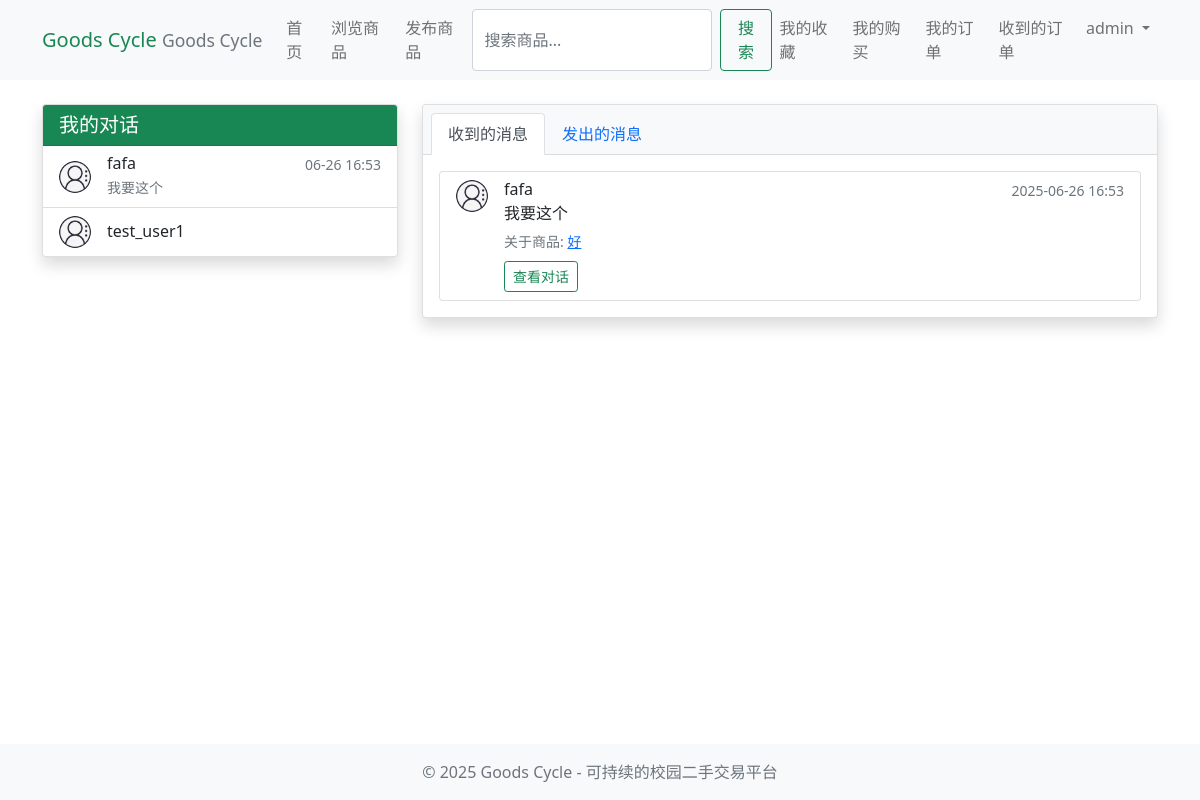
Screenshot of /messages/inbox/ (signed in) with the database file from the repository.
### accounts/models.py (models this page shows, shortened)
class Profile(models.Model):
    user = models.OneToOneField(User, on_delete=models.CASCADE)
    avatar = models.ImageField(upload_to='avatars/', default='avatars/default.png')
    bio = models.TextField(max_length=500, blank=True)
    student_id = models.CharField(max_length=20, blank=True)
    wechat = models.CharField(max_length=50, blank=True)
    phone = models.CharField(max_length=15, blank=True)

### chat_messages/models.py (models this page shows, shortened)
class PrivateMessage(models.Model):
    sender = models.ForeignKey(User, on_delete=models.CASCADE, related_name='sent_messages')
    receiver = models.ForeignKey(User, on_delete=models.CASCADE, related_name='received_messages')
    item = models.ForeignKey(Item, on_delete=models.CASCADE, null=True, blank=True)
    content = models.TextField()
    created_at = models.DateTimeField(auto_now_add=True)
    is_read = models.BooleanField(default=False)
    class Meta:
        ordering = ['-created_at']

### listings/models.py (models this page shows, shortened)
class Item(models.Model):
    STATUS_CHOICES = (
        ('available', '可购买'),
        ('reserved', '已预定'),
        ('sold', '已售出'),
    )
    title = models.CharField(max_length=200)
    description = models.TextField()
    price = models.DecimalField(max_digits=10, decimal_places=2)
    category = models.ForeignKey(Category, on_delete=models.CASCADE)
    condition = models.CharField(max_length=100)
    seller = models.ForeignKey(User, on_delete=models.CASCADE)
    status = models.CharField(max_length=20, choices=STATUS_CHOICES, default='available')
    created_at = models.DateTimeField(auto_now_add=True)
    updated_at = models.DateTimeField(auto_now=True)
    buyer = models.ForeignKey(settings.AUTH_USER_MODEL, on_delete=models.SET_NULL, null=True, blank=True, related_name='purchased_items')

### chat_messages/views.py (the view)
# urls.py: path('inbox/', views.inbox, name='inbox'),
@login_required
def inbox(request):
    received_messages = PrivateMessage.objects.filter(receiver=request.user).order_by('-created_at')
    sent_messages = PrivateMessage.objects.filter(sender=request.user).order_by('-created_at')
    conversation_users = User.objects.filter(
        Q(sent_messages__receiver=request.user) | Q(received_messages__sender=request.user)
    ).distinct().exclude(id=request.user.id)
    conversation_data = []
    for user in conversation_users:
        last_message = PrivateMessage.objects.filter(
            sender=user,
            receiver=request.user
        ).order_by('-created_at').first()
        unread_count = PrivateMessage.objects.filter(
            sender=user,
            receiver=request.user,
            is_read=False
        ).count()
        user_data = {
            'user': user,
            'last_message': last_message,
            'unread_count': unread_count
        }
        conversation_data.append(user_data)
    context = {
        'received_messages': received_messages,
        'sent_messages': sent_messages,
        'conversation_data': conversation_data
    }
    return render(request, 'chat_messages/inbox.html', context)

### templates/chat_messages/inbox.html (shortened to what this page needs)
{% extends 'base.html' %}
{% block content %}
<div class="row">
    <div class="col-md-4 mb-4">
        <div class="card shadow">
            <div class="card-header bg-success text-white">
                <h5 class="mb-0">我的对话</h5>
            </div>
            <div class="list-group list-group-flush">
                {% for data in conversation_data %}
                <a href="{% url 'conversation' data.user.id %}" class="list-group-item list-group-item-action d-flex align-items-center">
                    <img src="{{ data.user.profile.avatar.url }}" alt="{{ data.user.username }}" class="avatar-sm me-3">
                    <div class="flex-grow-1">
                        <div class="d-flex justify-content-between">
                            <h6 class="mb-0">{{ data.user.username }}</h6>
                            <small class="text-muted">
                                {% if data.last_message %}
                                {{ data.last_message.created_at|date:"m-d H:i" }}
                                {% endif %}
                            </small>
                        </div>
                        <small class="text-muted">
                            {% if data.last_message %}
                            {{ data.last_message.content|truncatechars:20 }}
                            {% endif %}
                        </small>
                    </div>
                </a>
                {% empty %}
                <div class="list-group-item text-center py-4">
                    <p class="text-muted mb-0">暂无对话</p>
                </div>
                {% endfor %}
            </div>
        </div>
    </div>
    <div class="col-md-8">
        <div class="card shadow">
            <div class="card-header bg-light">
                <ul class="nav nav-tabs card-header-tabs" id="messagesTabs" role="tablist">
                    <li class="nav-item" role="presentation">
                        <button class="nav-link active" id="received-tab" data-bs-toggle="tab" data-bs-target="#received" type="button" role="tab" aria-controls="received" aria-selected="true">收到的消息</button>
                    </li>
                    <li class="nav-item" role="presentation">
                        <button class="nav-link" id="sent-tab" data-bs-toggle="tab" data-bs-target="#sent" type="button" role="tab" aria-controls="sent" aria-selected="false">发出的消息</button>
                    </li>
                </ul>
            </div>
            <div class="card-body">
                <div class="tab-content" id="messagesTabContent">
                    <div class="tab-pane fade show active" id="received" role="tabpanel" aria-labelledby="received-tab">
                        <div class="list-group">
                            {% for message in received_messages %}
                            <div class="list-group-item list-group-item-action {% if not message.is_read %}bg-light{% endif %}">
                                <div class="d-flex">
                                    <img src="{{ message.sender.profile.avatar.url }}" alt="{{ message.sender.username }}" class="avatar-sm me-3">
                                    <div class="flex-grow-1">
                                        <div class="d-flex justify-content-between">
                                            <h6 class="mb-0">{{ message.sender.username }}</h6>
                                            <small class="text-muted">{{ message.created_at|date:"Y-m-d H:i" }}</small>
                                        </div>
                                        <p class="mb-1">{{ message.content }}</p>
                                        {% if message.item %}
                                        <small class="text-muted">
                                            关于商品: <a href="{% url 'item_detail' message.item.id %}">{{ message.item.title }}</a>
                                        </small>
                                        {% endif %}
                                        <div class="mt-2">
                                            <a href="{% url 'conversation' message.sender.id %}" class="btn btn-sm btn-outline-success">查看对话</a>
                                        </div>
                                    </div>
                                </div>
                            </div>
                            {% empty %}
                            <div class="text-center py-4">
                                <p class="text-muted mb-0">暂无收到的消息</p>
                            </div>
                            {% endfor %}
                        </div>
                    </div>
                </div>
            </div>
        </div>
    </div>
</div>
{% endblock %}

### templates/base.html (shortened to what this page needs)
<!DOCTYPE html>
<html lang="zh-CN">
<head>
    <link href="https://cdn.jsdelivr.net/npm/bootstrap@5.1.3/dist/css/bootstrap.min.css" rel="stylesheet">
    <link rel="stylesheet" href="/static/css/style.css">
    <link rel="stylesheet" href="https://cdnjs.cloudflare.com/ajax/libs/font-awesome/5.15.4/css/all.min.css">
</head>
<body>
    <nav class="navbar navbar-expand-lg navbar-light bg-light">
        <div class="container">
            <a class="navbar-brand" href="{% url 'home' %}">
                <span class="text-success">Goods Cycle</span>
                <small class="text-muted d-none d-md-inline">Goods Cycle</small>
            </a>
            <div class="collapse navbar-collapse" id="navbarNav">
                <ul class="navbar-nav me-auto">
                    <li class="nav-item">
                        <a class="nav-link" href="{% url 'home' %}">首页</a>
                    </li>
                    <li class="nav-item">
                        <a class="nav-link" href="{% url 'item_list' %}">浏览商品</a>
                    </li>
                    {% if user.is_authenticated %}
                    <li class="nav-item">
                        <a class="nav-link" href="{% url 'new_item' %}">发布商品</a>
                    </li>
                    {% endif %}
                </ul>
                <form class="d-flex mx-auto" action="{% url 'search_items' %}" method="GET">
                    <input class="form-control me-2" type="search" name="q" placeholder="搜索商品..." aria-label="Search">
                    <button class="btn btn-outline-success" type="submit">搜索</button>
                </form>
                <ul class="navbar-nav ms-auto">
                    {% if user.is_authenticated %}
                    <li class="nav-item">
                        <a class="nav-link" href="{% url 'my_favorites' %}">我的收藏</a>
                    </li>
                    <li class="nav-item">
                        <a class="nav-link" href="{% url 'my_purchases' %}">我的购买</a>
                    </li>
                    <li class="nav-item">
                        <a class="nav-link" href="{% url 'my_orders' %}">我的订单</a>
                    </li>
                    <li class="nav-item">
                        <a class="nav-link" href="{% url 'sold_orders' %}">收到的订单</a>
                    </li>
                    <li class="nav-item dropdown">
                        <a class="nav-link dropdown-toggle" href="#" id="navbarDropdown" role="button" data-bs-toggle="dropdown">
                            {{ user.username }}
                        </a>
                    </li>
                    {% endif %}
                </ul>
            </div>
        </div>
    </nav>
    <main class="container py-4">
        {% block content %}{% endblock %}
    </main>
    <footer class="footer mt-auto py-3 bg-light">
        <div class="container text-center">
            <span class="text-muted">© 2025 Goods Cycle - 可持续的校园二手交易平台</span>
        </div>
    </footer>
</body>
</html>

### static/css/style.css (style rules this page uses)
body { min-height: 100vh; display: flex; flex-direction: column; }
main { flex: 1; }
.footer { margin-top: auto; }
.avatar-sm { width: 32px; height: 32px; border-radius: 50%; }

### rows the page displays
PrivateMessage: sender.profile.avatar (placeholder picture), sender.username "fafa", created_at "2025-06-26 16:53", content "我要这个", item "好"

### other values shown
{{ user.username }} "admin"
{{ data.user.username }} "fafa"
{{ data.last_message.created_at|date:"m-d H:i" }} "06-26 16:53"
{{ data.last_message.content|truncatechars:20 }} "我要这个"
{{ data.user.username }} "test_user1"
